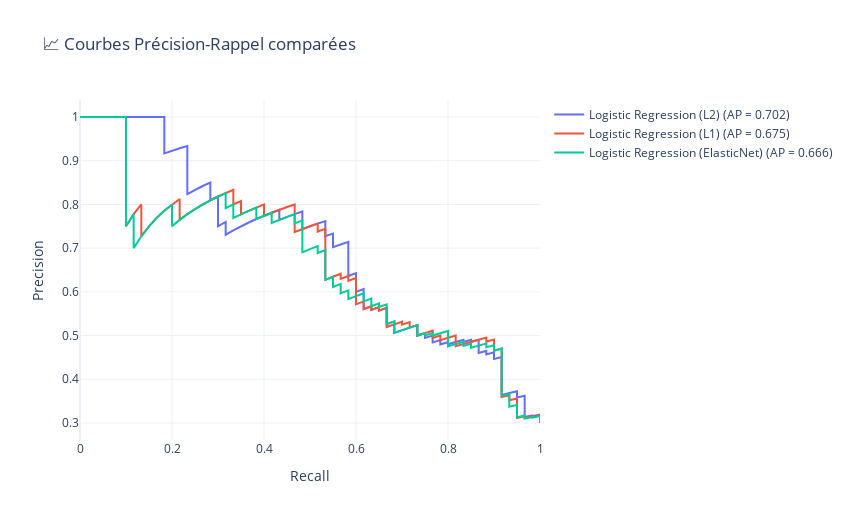

This figure's notebook cell:
### Code cell
# Courbes Recall/Précision
logistic_models.plot_precision_recall_curve_interactive()

### Figure 1 — Plotly figure (JSON) as saved in the notebook; plotly's stock layout.template omitted (floating-point values rounded to 4 significant figures; data arrays with more than 128 entries replaced by an {"elided": "..."} marker saying what was removed)
{"data": [{"hovertemplate": "Recall = %{x:.2f}<br>Précision = %{y:.2f}<extra></extra>", "mode": "lines", "name": "Logistic Regression (L2) (AP = 0.702)", "type": "scatter", "x": {"elided": "201 float values"}, "y": {"elided": "201 float values"}}, {"hovertemplate": "Recall = %{x:.2f}<br>Précision = %{y:.2f}<extra></extra>", "mode": "lines", "name": "Logistic Regression (L1) (AP = 0.675)", "type": "scatter", "x": {"elided": "201 float values"}, "y": {"elided": "201 float values"}}, {"hovertemplate": "Recall = %{x:.2f}<br>Précision = %{y:.2f}<extra></extra>", "mode": "lines", "name": "Logistic Regression (ElasticNet) (AP = 0.666)", "type": "scatter", "x": {"elided": "201 float values"}, "y": {"elided": "201 float values"}}], "layout": {"height": 520, "title": {"text": "📈 Courbes Précision-Rappel comparées"}, "width": 850, "xaxis": {"title": {"text": "Recall"}}, "yaxis": {"title": {"text": "Precision"}}}}
